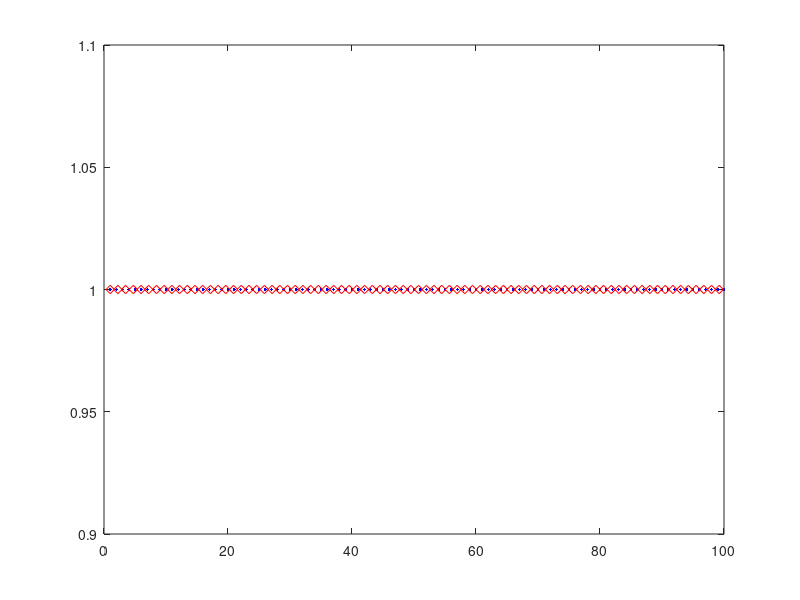

Source code (MATLAB): (Note: this script raises an error after producing the figure.)
close all
clear all
clc

%  X'(t) = V(t)        in R^2
%  V'(t) = 1/eps*V_per(t) + E(X)     in R^2  ,   0<eps<<1, eps=0.01         
%  X = (x,y)'  ,  V = (v_x,v_y)'  ,   V_per = (v_y,-v_x)'  and E(X) = (2x+y,x+2y)'   



% format long
global c 
c  = 100;   %eps                              % Exp_spiral rhs
ep = 1/c;
T=10; 
N=128; 

a_ep = sqrt((1-4*ep^2-sqrt(1-8*ep^2+4*ep^4))/(2*ep^2));
u_ep = 2 + a_ep^2;
w_ep = 1 + a_ep^2/ep^2;


% K=25; u_init=[1 1 1 1]; T=20*pi/c; N=10;             % parareal parameters
K=N; 
u_init=[1 1 1 1];  
% u_init=[1 0 ep -2*ep*u_ep/(2-ep^2)+ep^3*u_ep/(2-ep^2)]; 
% u_init=[1 -u_ep/w_ep ep*w_ep/u_ep -2*ep*u_ep/(2-ep^2)+ep*w_ep/u_ep+ep^3*u_ep/(2-ep^2)]; 
 




DT = T/(N)
MG=1; MF= 12800/N
% 40*round(DT/(2*pi/c)) %min(floor(40*T/(2*pi/c)),floor(40*T/(2*pi/c)+1));    % F and G number of time steps

figure
plot(1:MF,ones(MF,1),'.b',1:DT/(2*pi/c):MF,1,'dr')
% dT = DT / MG;
dt = DT / MF

% f=@(t,x) [-c*x(2)+x(1) c*x(1)+x(2)];

f=@(t,u) [u(3) u(4) c*u(4)+2*u(1)+u(2) -c*u(3)+u(1)+2*u(2)];

% KCos = @(t) (1+cos(2*pi*(t-0.5)))*(t>=0 & t<=1);

% fG = @(t0,t,x)   [-c*x(2)+x(1)*KCos((t-t0)/DT) c*x(1)+KCos((t-t0)/DT)*x(2)];

% fG2 =  @(t,u) [u_init(1)+(1/c)*(t*(u_init(1)+2*u_init(2))+sin(c*t)*u_init(3)+(1-cos(c*t))*u_init(4))...
%                  u_init(2)+(1/c)*(-t*(2*u_init(1)+u_init(2))+(cos(c*t)-1)*u_init(3)+sin(c*t)*u_init(4))...
%                  cos(c*t)*u_init(3)+sin(c*t)*u_init(4)+(1/c)*(-cos(c*t)*(2*t*u_init(4))+sin(c*t)*(2*t*u_init(3))+sin(c*t)*(2*u_init(1)+u_init(2))+(1-cos(c*t))*(u_init(1)+2*u_init(2)) ) ...
%                  -sin(c*t)*u_init(3)+cos(c*t)*u_init(4)+(1/c)*(sin(c*t)*(2*t*u_init(4))+cos(c*t)*(2*t*u_init(3))+(cos(c*t)-1)*(2*u_init(1)+u_init(2))+sin(c*t)*(u_init(1)+2*u_init(2)) )];  % Limit model

F=@(t0,t1,u0) SRunge_Kutta4_Exp_spiral(f,t0,t1,u0,MF); % fine solver F
G=@(t0,t1,u0) SRunge_Kutta4_Exp_spiral(f,t0,t1,u0,MG); % coarse solver G
% G=@(t0,t1,u0) SExp_Limit_model_4D(t0,t1,u0,MG); % Limit model coarse solver G

% G=@(t0,t1,u0) SRunge_Kutta4_Filter(fG,t0,t1,u0,MG); % coarse solver G with Filter

% U0 = G(0,DT,u_init)


U=Parareal(F,G,T,u_init,N,K);                   % solve with parareal
[t,u]=Runge_Kutta4_Exp_spiral(f,[0 T],u_init,MF*N);        % fine solution
TT=0:T/N:T;                                 % coarse time mesh
U_InitCoarse = u_init;
for i =1:N
    U_InitCoarse(i+1,:) = G(0,DT,U_InitCoarse(i,:));
end

% L2error = [norm(u(1:MF:end,:)-U_InitCoarse,2)];
% LInferror = [norm(u(1:MF:end,:)-U_InitCoarse,inf)];

L2error = [norm(u(1:MF:end,:)-U{1},2)];
LInferror = [norm(u(1:MF:end,:)-U{1},inf)];
figure
for k=1:K                                 % plot fine    
  plot(u(:,1),u(:,2),'-b'...        % solution and         
    ,U{k}(:,1),U{k}(:,2),'or');    % parareal iterate
%   axis([-5 5 -5 5 ]); 
  xlabel('x'); ylabel('y'); 
  grid on
  L2error(k+1,:) = [norm(u(1:MF:end,:)-U{k+1},2)];
  LInferror(k+1,:) = [norm(u(1:MF:end,:)-U{k+1},inf)];
%   pause
end
legend('Fine solution','Parareal solution')
title(['Solution X  with N = ', num2str(N)])

figure
plot(u(:,3),u(:,4),'r',U{end}(:,3),U{end}(:,4),'ob')
legend('Fine solution','Parareal solution')
title(['Solution V  with N = ', num2str(N)])


% figure
% plot(t,u,'r',t(1:MF:end),U{end},'ob')
% legend('Fine solution','Parareal solution')
% title(['Final Solution  with N = ', num2str(N)])


figure
semilogy(0:K,L2error,'b',0:K,LInferror,'r')
legend('L^{2}error','L^{\infty}error')
title(['Convergence rate   with N = ', num2str(N)])

% figure
% semilogy(0:K,L2error,'b',0:K,LInferror,'r',[1  3.5 ],[ 1e-6 1e-14],'k')
% legend('L^{2}error','L^{\infty}error','quadratic slope')
% title(['Convergence rate   with N = ', num2str(N)])

% figure
% plot(log(0:K),log(L2error),'b',log(0:K),2*log(L2error)+35,'r',...
%     log(0:K),1.5*log(L2error)+17,'g',log(0:K),1.3*log(L2error)+10,'m',...
%     log(0:K),1*log(L2error)+8,'k')
% legend('L^{2}error','2log(L2error)','1.5log(L2error)','1.3log(L2error)','log(L2error)')

% figure
% plot(log(0:K),-log(L2error),'b',log(0:K),-log(LInferror),'r',log(0:K),log(0:K).^4+5,'k')
% legend('L^{2}error','L^{\infty}error','log(L2error)^4')
% xlabel('log(0:K)')
% ylabel('log(Error)')

L2error

LInferror

Error.L2error = L2error;
Error.LInferror = LInferror;

save('Error.mat','-struct','Error')
% ylim([1e-12 1e4])
